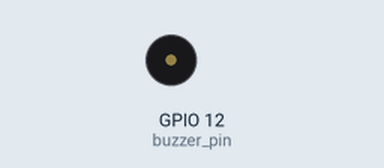
This program was run on a simulated Raspberry Pi (BCM pin numbers). On the bench: buzzer (waves = sounding, pin HIGH). What the program prints to the terminal is not drawn.

Above: at 0.7 s.
Timing chart, 0 to 3.0 s (numbered marks = the images above):
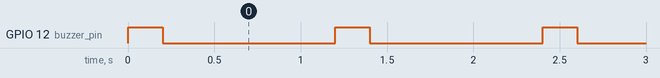

Measured:
- by itself, GPIO 12 (buzzer_pin): alternates HIGH for 0.20 s and LOW for 1.0 s

The program:

buzzer_test.py
```python
# -- coding: utf-8 --
#导入模块
import buzzer

var = 1;
#初始化led引脚
buzzer.buzzer_init();
#初始化后进入一个死循环执行流水灯，通过修改flow(time)，time参数来改变速度（单位秒）
while var == 1:
    buzzer.beep(0.2,1);
```

buzzer.py
```python
# -- coding: utf-8 --
#导入模块
import RPi.GPIO as GPIO
import time
#定义一个存放led引脚号的列表
buzzer_pin = 12;

def buzzer_init():
#设置引脚模式为BCM引脚号模式
    GPIO.setmode(GPIO.BCM);
#循环遍历存放引脚的数组
    GPIO.setup(buzzer_pin,GPIO.OUT);
#定义蜂鸣器开启函数
def on():
    GPIO.output(buzzer_pin,GPIO.LOW);
#定义蜂鸣器开启函数
def off():
    GPIO.output(buzzer_pin,GPIO.HIGH);
#定义报警鸣叫函数beep(gap_time,on_time),on_time为鸣叫时长，gap_time为鸣叫间隔 单位为秒
def beep(on_time,gap_time):
        GPIO.output(buzzer_pin,GPIO.HIGH);
        print('BUZZER is On');
        time.sleep(on_time);
        GPIO.output(buzzer_pin,GPIO.LOW);
        print('BUZZER is Off');
        time.sleep(gap_time);
def clean():
	GPIO.output(buzzer_pin,GPIO.HIGH);
	GPIO.cleanup();
```
